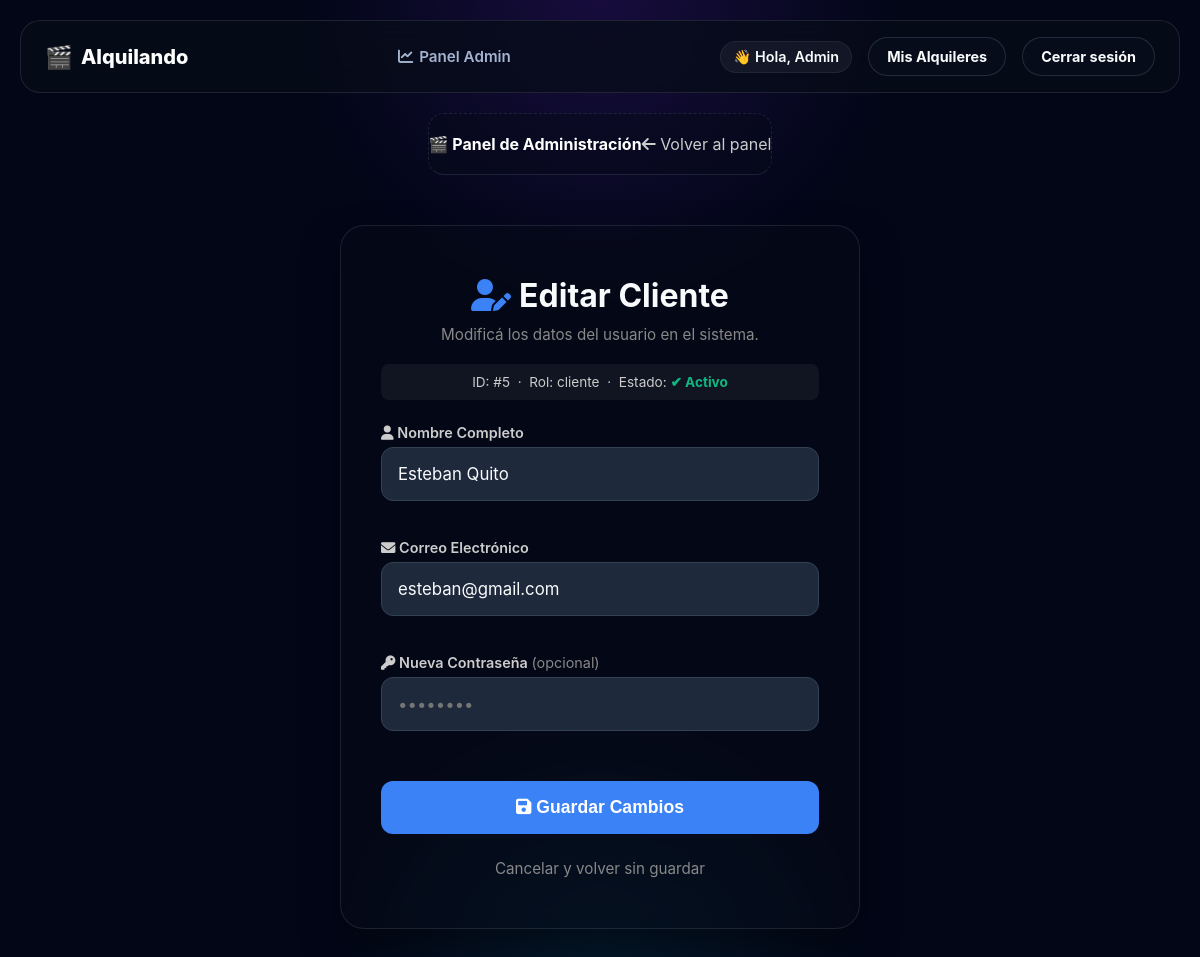
Page /admin/usuario/editar/5 (signed in) on the committed database.
### app.py (models this page shows, shortened)
class Usuario(db.Model):
    __tablename__ = 'usuarios'
    id = db.Column(db.Integer, primary_key=True)
    nombre = db.Column(db.String(100), nullable=False)
    email = db.Column(db.String(100), unique=True, nullable=False)
    password = db.Column(db.String(100), nullable=False)
    rol = db.Column(db.String(20), default='cliente')
    bloqueado = db.Column(db.Boolean, default=False)
    activo = db.Column(db.Boolean, default=False)
    alquileres = db.relationship('ProductoAlquiler', backref='usuario', lazy=True)
    reservas_solicitadas = db.relationship('ProductoAlquiler', secondary=lista_espera, backref=db.backref('en_espera', lazy=True))
    @classmethod
    def buscar_por_id(cls, usuario_id):
        return cls.query.get(usuario_id)

### app.py (the view, shortened to what this page needs)
@app.route('/admin/usuario/editar/<int:user_id>', methods=['GET', 'POST'])
@requiere_nivel(10)
def administrar_editar_usuario(user_id):
    user = Usuario.buscar_por_id(user_id)
    if not user:
        flash("Usuario no encontrado.", "danger")
        return redirect(url_for('dashboard'))
    return render_template('editar_usuario.html', usuario=user)

### app.py (called while the page is built)
def requiere_nivel(nivel_minimo):
    def decorator(f):
        @wraps(f)
        def decorated_function(*args, **kwargs):
            rol_usuario = session.get('usuario_rol', 'cliente')
            nivel_usuario = NIVELES_ACCESO.get(rol_usuario, 1)
            if nivel_usuario < nivel_minimo:
                flash("No tenés permisos suficientes para entrar acá.", "danger")
                return redirect(url_for('inicio'))
            return f(*args, **kwargs)
        return decorated_function
    return decorator

### templates/editar_usuario.html (shortened to what this page needs)
{% extends 'base.html' %}
{% block content %}
<div class="panel-header" style="display: flex; justify-content: space-between; align-items: center; padding: 20px 0; border-bottom: 1px solid var(--border, #333); margin-bottom: 30px; max-width: 520px; margin-left: auto; margin-right: auto;">
    <span style="color: #fff; font-weight: bold;">🎬 Panel de Administración</span>
    <a href="{{ url_for('dashboard') }}" class="texto-claro" style="color: #ccc; text-decoration: none;">
        <i class="fas fa-arrow-left"></i> Volver al panel
    </a>
</div>
<main style="display: flex; justify-content: center; align-items: center; padding: 0 20px 40px 20px;">
    <div class="auth-container">
        <h2 class="subtitulo-seccion" style="margin-top: 0; margin-bottom: 10px; font-size: 2rem; text-align: center;">
            <i class="fas fa-user-edit" style="color: #3b82f6; margin-right: 8px;"></i>Editar Cliente
        </h2>
        <p class="subtitulo" style="color: #888; text-align: center; margin-bottom: 20px; font-size: 0.95rem;">
            Modificá los datos del usuario en el sistema.
        </p>
        <div class="info-badge" style="background: rgba(255,255,255,0.05); padding: 10px; border-radius: 8px; text-align: center; font-size: 0.85rem; color: #ccc; margin-bottom: 24px;">
            <span>ID:</span> #{{ usuario.id }} &nbsp;·&nbsp;
            <span>Rol:</span> {{ usuario.rol }} &nbsp;·&nbsp;
            <span>Estado:</span>
            {% if usuario.bloqueado %}
                <span style="color: #ef4444; font-weight: bold;">領 Suspendido</span>
            {% else %}
                <span style="color: #10b981; font-weight: bold;">✔ Activo</span>
            {% endif %}
        </div>
        <form action="{{ url_for('administrar_editar_usuario', user_id=usuario.id) }}" method="POST" class="form-simple" style="display: flex; flex-direction: column; gap: 20px;">
            <div class="campo" style="display: flex; flex-direction: column; gap: 6px;">
                <label style="color: #ccc; font-size: 0.9rem; font-weight: 600;"><i class="fas fa-user"></i> Nombre Completo</label>
                <input type="text" name="nombre" value="{{ usuario.nombre }}" required>
            </div>
            <div class="campo" style="display: flex; flex-direction: column; gap: 6px;">
                <label style="color: #ccc; font-size: 0.9rem; font-weight: 600;"><i class="fas fa-envelope"></i> Correo Electrónico</label>
                <input type="email" name="email" value="{{ usuario.email }}" required>
            </div>
            <div class="campo" style="display: flex; flex-direction: column; gap: 6px;">
                <label style="color: #ccc; font-size: 0.9rem; font-weight: 600;"><i class="fas fa-key"></i> Nueva Contraseña
                    <span class="texto-gris" style="font-weight: normal; color: #888;">(opcional)</span>
                </label>
                <input type="password" name="password" placeholder="••••••••">
            </div>
            <button type="submit" class="auth-btn" style="background: #3b82f6;">
                <i class="fas fa-save"></i> Guardar Cambios
            </button>
        </form>
        <div style="text-align: center; margin-top: 24px;">
            <a href="{{ url_for('dashboard') }}" class="btn-cancelar" style="color: #888; text-decoration: none; font-size: 0.95rem;">Cancelar y volver sin guardar</a>
        </div>
    </div>
</main>
{% endblock %}

### static/estilos.css (style rules this page uses)
* { box-sizing: border-box; }
:root { --bg-main: #020617; --bg-soft: rgba(8, 15, 29, 0.78); --panel: rgba(7, 12, 24, 0.7); --panel-strong: rgba(7, 12, 24, 0.9); --border: rgba(148, 163, 184, 0.16); --border-soft: rgba(148, 163, 184, 0.1); --text-main: #f8fafc; --text-muted: #a5b4d1; --accent: #8b5cf6; --accent-strong: #6d28d9; --accent-soft: rgba(139, 92, 246, 0.22); --success: #22c55e; --warning: #fbbf24; --danger: #fb7185; --shadow: 0 24px 80px rgba(0, 0, 0, 0.38); }
body { margin: 0; min-height: 100vh; font-family: Inter, system-ui, -apple-system, BlinkMacSystemFont, "Segoe UI", sans-serif; color: var(--text-main); background: radial-gradient(circle at top, rgba(91, 33, 182, 0.24), transparent 26%), radial-gradient(circle at bottom, rgba(14, 116, 144, 0.18), transparent 24%), var(--bg-main); }
body, h1, h2, h3, p { margin: 0; }
a { color: var(--text-main); text-decoration: none; transition: opacity 0.2s; }
.campo { margin-bottom: 18px; display: flex; flex-direction: column; gap: 6px; }
.campo label { color: #d5e4ff; font-size: 0.82rem; font-weight: 700; }
.campo input, .campo select, .campo textarea, .stock-input { width: 100%; padding: 12px 13px; border-radius: 12px; border: 1px solid rgba(148, 163, 184, 0.18); background: rgba(2, 6, 23, 0.94); color: var(--text-main); outline: none; font-family: inherit; }
.panel-header { display: flex; justify-content: space-between; align-items: center; padding: 20px; background: rgba(7, 12, 24, 0.4); border: 1px dashed var(--border); border-radius: 16px; margin-bottom: 10px; }
.auth-container { background: rgba(7, 12, 24, 0.45); border: 1px solid var(--border, #333); border-radius: 24px; padding: 50px 40px; width: 100%; max-width: 520px; backdrop-filter: blur(8px); box-shadow: 0 20px 40px rgba(0, 0, 0, 0.4); }
.form-simple input { background: #1e293b; border: 1px solid #334155; border-radius: 12px; padding: 16px; color: #f8fafc; font-size: 1.05rem; width: 100%; box-sizing: border-box; transition: border-color 0.2s, background-color 0.2s; }
.auth-btn { width: 100%; margin-top: 12px; padding: 16px; font-size: 1.1rem; font-weight: 700; background: #6366f1; color: #fff; border: none; border-radius: 12px; cursor: pointer; transition: background 0.2s; }

### rows in the picture
Usuario: id "5", rol "cliente", nombre "Esteban Quito", email "esteban@gmail.com"

### other values in the picture
{{ session['usuario_nombre'] }} "Admin"
